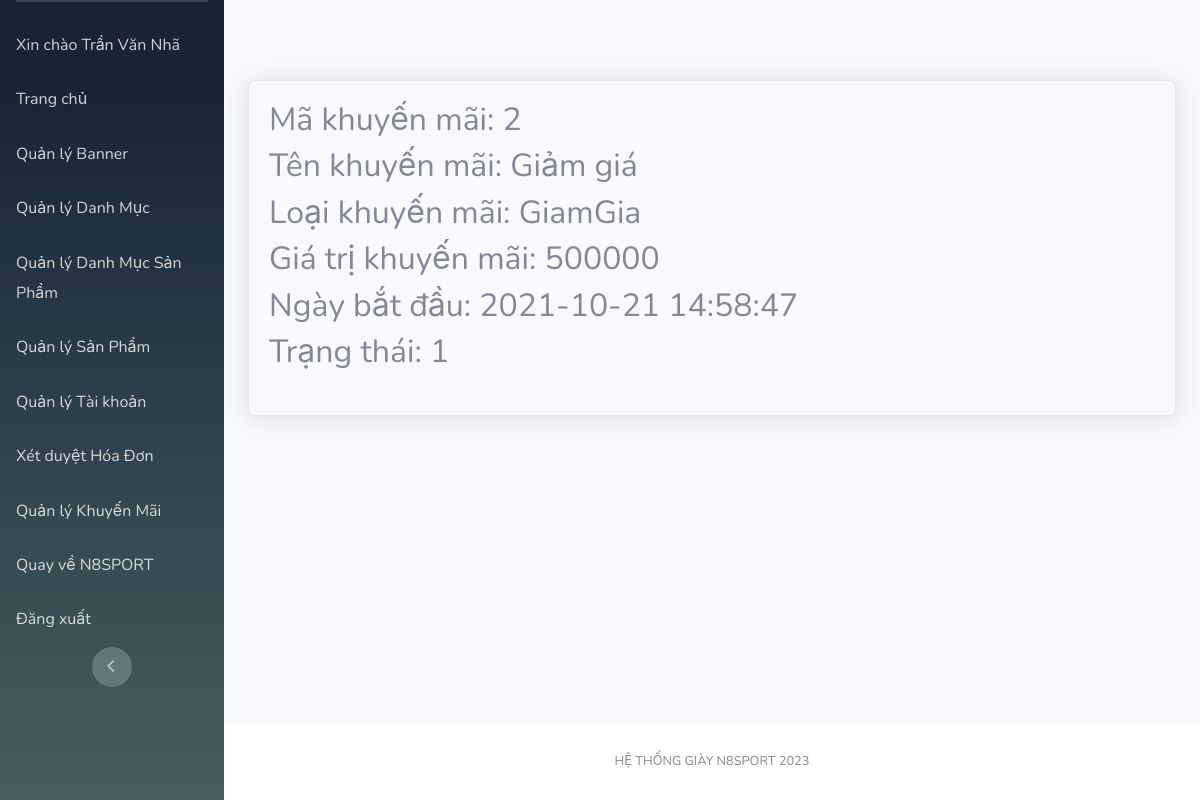
/Admin/index.php?mod=khuyenmai&act=detail&id=2 (signed in), run on the app's committed database.
### tables this page shows
CREATE TABLE `khuyenmai` (
  `MaKM` int(11) NOT NULL,
  `TenKM` varchar(100) NOT NULL,
  `LoaiKM` varchar(20) NOT NULL,
  `GiaTriKM` float(11,0) NOT NULL,
  `NgayBD` datetime NOT NULL,
  `TrangThai` int(11) NOT NULL
);

### Admin/controllers/KhuyenmaiController.php (called while the page is built, shortened)
<?php
class KhuyenmaiController
{
	var $khuyenmai_model;
	function __construct()
	{
		$this->khuyenmai_model = new khuyenmai();
	}
	public function detail()
	{
		$id = isset($_GET['id']) ? $_GET['id'] : 5;
		$data = $this->khuyenmai_model->find($id);
		require_once("Views/Admin/index.php");
	}
}

### Admin/Models/connection.php (called while the page is built, shortened)
<?php
    class Connection{
        function __construct()
        {
            $severname ="localhost";
            $username ="root";
            $password ="";
            $db_name ="n8sport";
            $this->conn = new mysqli($severname,$username,$password,$db_name);
        }
    }
?>

### Admin/Models/model.php (called while the page is built, shortened)
<?php
require_once("connection.php");
class Model
{
    var $conn;
    var $table;
    var $contens;
    function __construct()
    {
        $conn_obj = new Connection();
        $this->conn = $conn_obj->conn;
    }
    function find($id)
    {
        $query = "select * from $this->table where $this->contens =$id";
        return $this->conn->query($query)->fetch_assoc();
    }
}

### Admin/Views/khuyenmai/detail.php (the view)
<table class="table table-bordered" id="dataTable" width="100%" cellspacing="0">
<?php if(isset($data) and $data != null) { ?>
    <h2>Mã khuyến mãi: <?= $data['MaKM'] ?></h2>
    <h2>Tên khuyến mãi: <?= $data['TenKM'] ?></h2>
    <h2>Loại khuyến mãi: <?= $data['LoaiKM'] ?></h2>
    <h2>Giá trị khuyến mãi: <?= $data['GiaTriKM'] ?></h2>
    <h2>Ngày bắt đầu: <?= $data['NgayBD'] ?></h2>
    <h2>Trạng thái: <?= $data['TrangThai'] ?></h2>
<?php } ?>
</table>

### data on the page
khuyenmai: MaKM "2", TenKM "Giảm giá", LoaiKM "GiamGia", GiaTriKM "500000", NgayBD "2021-10-21 14:58:47", TrangThai "1"

### other printed values
$_SESSION['login']['Ho'] "Trần Văn"
$_SESSION['login']['Ten'] "Nhã"
